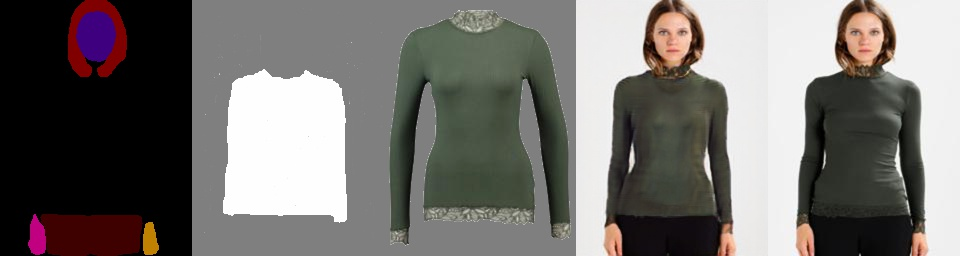
#> input picture DeepFashion_Try_On/ACGPN_train/sample/000154_0.jpg, 960 x 256 px, found by its file name; its folder holds only this picture in this run
$ python trash.py
#> lines starting #> are read from the running program, lines starting #| are printed output that depends on the picture
from PIL import Image
import cv2
import numpy as np
import argparse
import os

def get_arguments():
    """Parse all the arguments provided from the CLI.
    Returns:
      A list of parsed arguments.
    """
    parser = argparse.ArgumentParser(description="Self Correction for Human Parsing")

    parser.add_argument("--input-dir", type=str, default='./sample', help="path of input image folder.")
    parser.add_argument("--output-dir", type=str, default='/home/ubuntu/Desktop/DeepFashion_Try_On-master/ACGPN_inference/sample2', help="path of output image folder.")

    return parser.parse_args()


def main():
    args = get_arguments()
    trans_dict = {
            0:0,
            1:1, 2:0,
            3:0, 4:4, 5:0, 6:0,
            7:0,
            8:8,
            9:9, 10:10,
            11:11,
            12:12,
            13:13,
            14:0, 15:0,
            16:0, 17:0
        }
    directory = '/home/ubuntu/Desktop/DeepFashion_Try_On-master/ACGPN_inference/sample'
    for filename in os.listdir(directory):
        img = Image.open(os.path.join(directory, filename))
#> img is the input picture: PIL image 960x256 RGB; mean R, G, B 117.3, 113.9, 111
        parsing_result_path = os.path.join(args.output_dir, filename[:-4] + '.png')
        output_arr = np.asarray(img, dtype=np.uint8)

        new_arr = np.full(output_arr.shape, 7)
        for old, new in trans_dict.items():
            new_arr = np.where(output_arr == old, new, new_arr)
#> this loop made 18 passes
#> pass 1, in main, `new_arr = np.where(output_arr == old, new, new_arr)`:
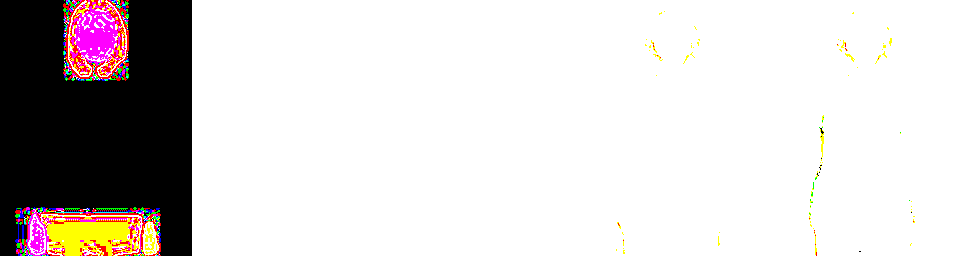
#> new_arr: shape (256, 960, 3) int64; mean R, G, B 5.9, 5.77, 5.75; drawn with min black and max white
#> pass 2, in main, `new_arr = np.where(output_arr == old, new, new_arr)`:
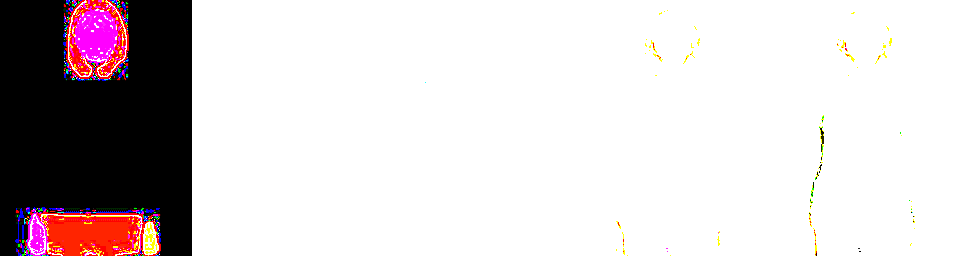
#> new_arr: shape (256, 960, 3) int64; mean R, G, B 5.88, 5.68, 5.72; drawn with min black and max white
#> pass 3, in main, `new_arr = np.where(output_arr == old, new, new_arr)`:
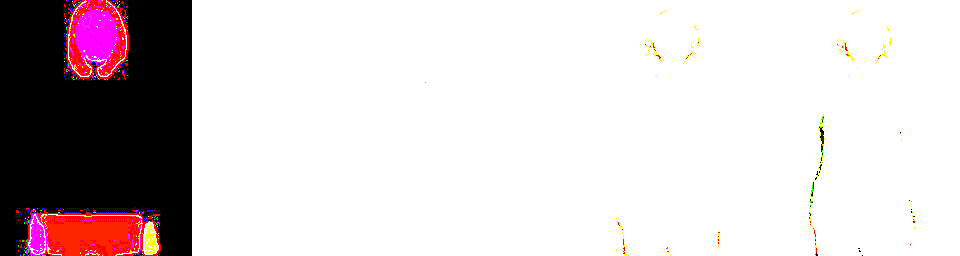
#> new_arr: shape (256, 960, 3) int64; mean R, G, B 5.88, 5.65, 5.7; drawn with min black and max white
#> after the loop:
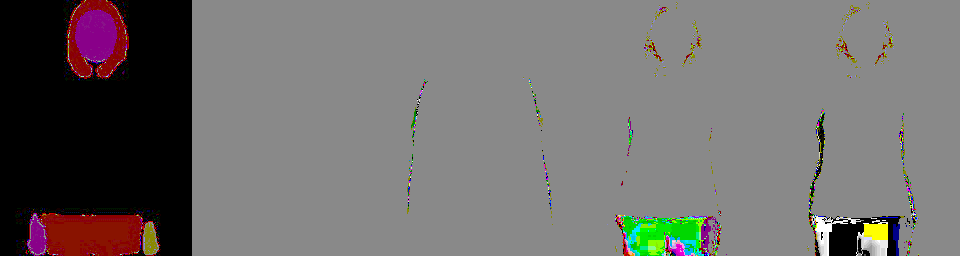
#> new_arr: shape (256, 960, 3) int64; mean R, G, B 5.77, 5.63, 5.57; drawn with min black and max white
        output_img = Image.fromarray(new_arr.astype(np.uint8))
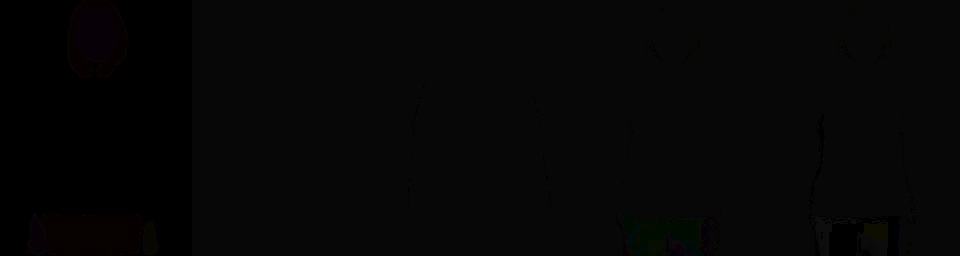
#> output_img: PIL image 960x256 RGB; mean R, G, B 5.77, 5.63, 5.57
        output_img.save(parsing_result_path)

main()
img = cv2.imread('/home/ubuntu/Desktop/DeepFashion_Try_On-master/weak_data/test_label/000021_0.png')
npy = np.asarray(img)
print(np.unique(npy))
#| [None]
print(npy.dtype)
#| object
img = cv2.imread('/home/ubuntu/Desktop/DeepFashion_Try_On-master/ACGPN_inference/sample/000021_0.jpg')
npy = np.asarray(img)
print(np.unique(npy))
#| [None]
print(npy.dtype)
#| object
img = cv2.imread('/home/ubuntu/Desktop/DeepFashion_Try_On-master/ACGPN_inference/sample2/000021_0.png')
npy = np.asarray(img)
print(np.unique(npy))
#| [None]
print(npy.dtype)
#| object
